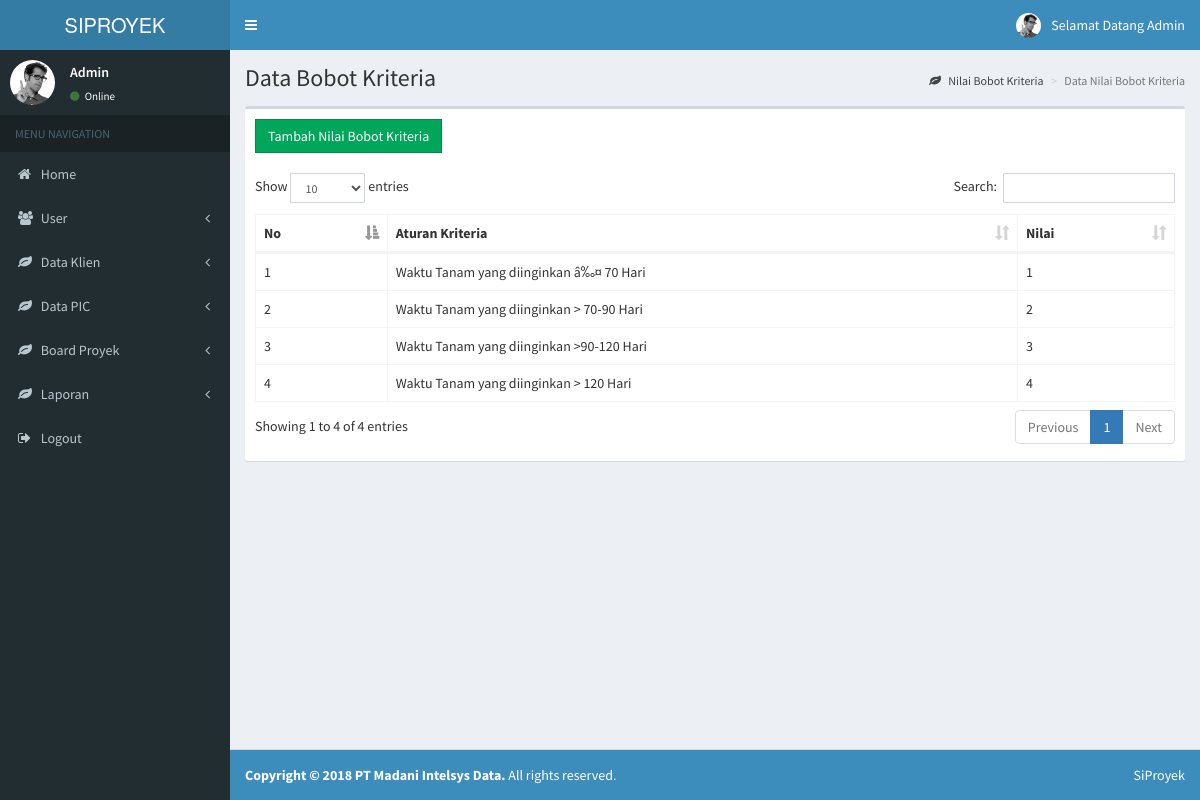
The app's page /admin/detail-bobot-kriteria.php?id=3 (signed in) with its own data.
### tables this page shows
CREATE TABLE `tbl_aturan_bobot` (
  `id_aturan_bobot` int(255) NOT NULL,
  `id_bobot` varchar(255) NOT NULL,
  `aturan` varchar(255) DEFAULT NULL,
  `nilai` varchar(255) DEFAULT NULL
);

### admin/detail-bobot-kriteria.php (the view, shortened to what this page needs)
<?php
include '../header.php';
?>
<link rel="stylesheet" type="text/css" href="../dist/assets/dataTables/css/dataTables.bootstrap.min.css">
<?php
include '../menu.php';
?>
  <div class="content-wrapper">
    <section class="content-header">
      <h1>
        Data Bobot Kriteria
      </h1>
      <ol class="breadcrumb">
        <li><a href="#"><i class="fa fa-leaf"></i> Nilai Bobot Kriteria</a></li>
        <li class="active">Data Nilai Bobot Kriteria</li>
      </ol>
    </section>
    <section class="content">
    <div class="row">
       <div class="col-xs-12">
          <div class="box">
          <?php if ($_SESSION['role'] == 1): ?>
            <div class="box-header">
              <a href="<?php url('admin/tambah-bobot-kriteria.php') ?>" class="btn btn-flat btn-success">Tambah Nilai Bobot Kriteria</a>
            </div>
          <?php endif ?>
             <div class="box-body">
                <table id="table-bobot-kriteria" class="table table-hover table-bordered">
                  <thead>
                    <tr>
                      <th>No</th>
                      <th>Aturan Kriteria</th>
                      <th>Nilai</th>
                    </tr>
                  </thead>
                  <tbody>
                  <?php
                  include '../koneksi.php';
                  $no = 1;
                  $id_bobot = $_GET['id'];
                  $query = mysqli_query($konek, "SELECT * FROM tbl_aturan_bobot where id_bobot = '$id_bobot'");
                  foreach ($query as $data) {
                  ?>
                    <tr>
                      <td><?= $no ?></td>
                      <td><?= $data['aturan'] ?></td>
                      <td><?= $data['nilai'] ?></td>
                  <?php $no++; } ?>
                  </tbody>
                </table>
             </div>
          </div>
       </div>
    </div>
    </section>
  </div>
 <?php include '../footer.php' ?>
</html>

### records on screen
tbl_aturan_bobot: aturan "Waktu Tanam yang diinginkan â‰¤ 70 Hari", nilai "1"
tbl_aturan_bobot: aturan "Waktu Tanam yang diinginkan > 70-90 Hari", nilai "2"
tbl_aturan_bobot: aturan "Waktu Tanam yang diinginkan >90-120 Hari", nilai "3"
tbl_aturan_bobot: aturan "Waktu Tanam yang diinginkan > 120 Hari", nilai "4"

### other values on screen
$_SESSION['nama'] "Admin"
